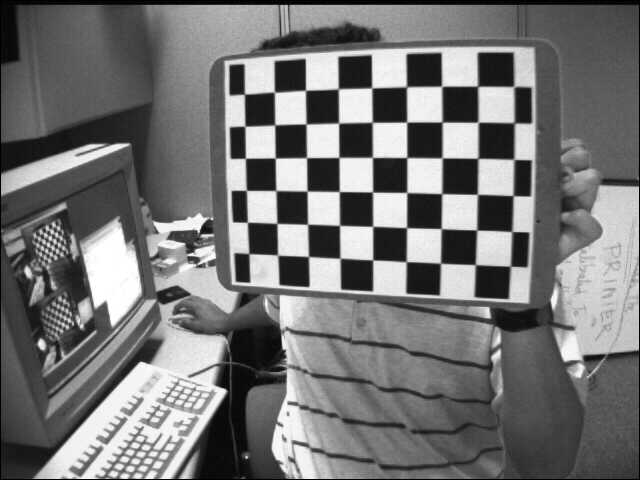
#> input picture imgs/calibration/left01.jpg, 640 x 480 px; its folder holds 4 pictures in this run
$ jupyter execute --allow-errors 'Camera Calibration.ipynb'   (shell and % lines are left out)   (older library calls are emulated)
#> lines starting #> are read from the running program, lines starting #| are printed output that depends on the picture; long printed decimals are rounded
# Camera Calibration

As before we start with setting up the environment and a simple helper function to display images.

[cell 1]
# Import matplotlib to display images
import matplotlib.pyplot as plt
# Set the default size of the figures to be
# width 18.0 and height 13.0 units.
plt.rcParams['figure.figsize'] = (18.0, 13.0)

# Import NumPy in order to execute array operations efficiently.
import numpy as np

# Enable the OpenCV 3 module. The module name is not changed to
# cv3 yet which could be quite confusing sometimes.
import cv2

# This is a helper function which displays an OpenCV image
def display(img):
    # OpenCV stores images in B G R sequence, so we need
    # to explicitly convert it to R G B in order to plot
    # with matplotlib
    img = cv2.cvtColor(img, cv2.COLOR_BGR2RGB)
    plt.imshow(img)

## Loading Images

Read all images which will be used for calibration. There are 28 images in total for both the left and the right camera.

[cell 2]
# The images in this tutorial are from the OpenCV sample data

from os import walk

# This is the path where the images are stored
path = "./imgs/calibration/"
files = []
for (dirpath, dirnames, filenames) in walk(path):
    files.extend(filenames)
    break


# Read all images and store them in two arrays
files.sort()
left_images = [cv2.imread(path + f) for f in files if f.startswith("left")]
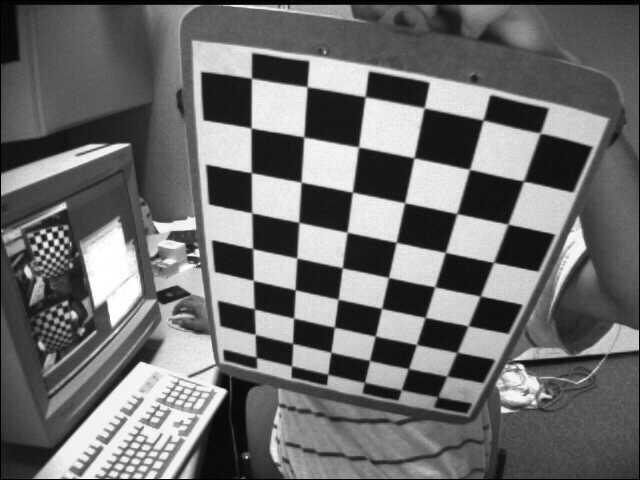
#> input picture imgs/calibration/left02.jpg, 640 x 480 px
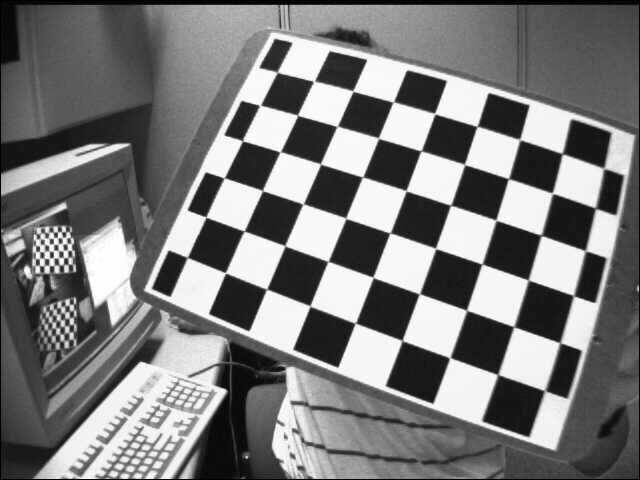
#> input picture imgs/calibration/left03.jpg, 640 x 480 px
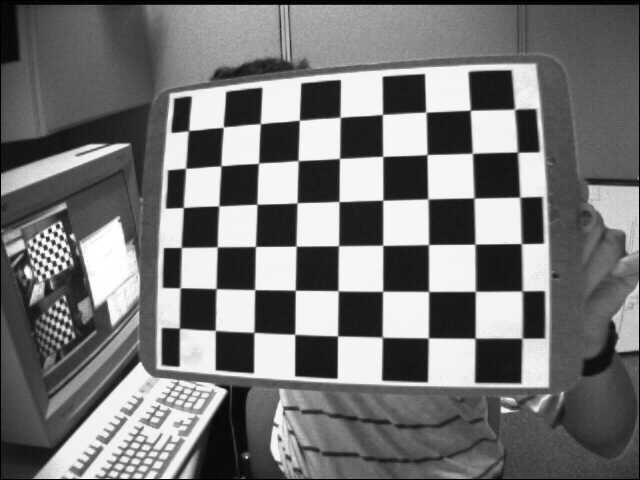
#> input picture imgs/calibration/left04.jpg, 640 x 480 px
#> left_images = 4 items
right_images = [cv2.imread(path + f) for f in files if f.startswith("right")]

# Display a pair of images from the stereo camera
plt.subplot(1, 2, 1)
display(left_images[2])
#> in display, img is the input picture: shape (480, 640, 3); min 0, max 255, mean 122.9
plt.subplot(1, 2, 2)
#> (the rest of this cell did not finish here and is left out)

## Single Camera Calibration

The camera calibration module in OpenCV works by analysing feature points with 3D coordinates known a priori. The camera parameters are estimated by projecting the 3D points on the image plane and minimising the error between the projections and the actually observed feature points. Typically, a chessboard pattern is used because it is easy to detect the corners of the black and white squares and it is easy to describe the 3D structure of the feature points. In order to obtain enough data for accurate calibration multiple views of the pattern are needed.

### Chessboard Initialisation

The chessboard in the images has 10x7 squares which results in 9x6 corners. We assume that the size of the square is one.

[cell 3]
# Set the size of the chessboard
board_h = 9
board_w = 6

# Initialise an array of 9x6 3D points which are (0, 0, 0)
board_pts = np.zeros((board_w * board_h, 3), np.float32)

# Set the x and y coordinate of each point to be the
# row and column of the chessboard corner. z is left to 0.
board_pts[:, :2] = np.mgrid[0:board_h, 0:board_w].T.reshape(-1, 2)

# You can print the array to see the 3D points describing the chessboard
# print(board_pts)

### Chessboard Corners

OpenCV provides a function to detect the chessboard corners.

[cell 4]
# Copy an image from the loaded ones
img = left_images[2].copy()

# Find the chessboard corners in the image. The function
# returns a boolean indicating whether the entire board
# was found and an array with the detected corners
found, corners = cv2.findChessboardCorners(img,                 # image to be processed
                                           (board_h, board_w))  # size of the chessboard
#> found = True; corners = 54 rows, first 8: [277.4, 72.53], [313.4, 81.56], [352.9, 91.05], [393.5, 101.9], [434.6, 113.5], [476.9, 126.7], [519.5, 139.5], [562.1, 154]
# Draw the detected chessboard
img = cv2.drawChessboardCorners(img,                 # image where to draw the cornerss
                                (board_h, board_w),  # size of the chessboard
                                corners,             # the detected cornes
                                found)               # flag indicating if the board was found

# Display the image with the detected corners
display(img)

### Calibration

OpenCV provides a function for single camera calibration which requires an array of 3D points and their observed locations in the image. The function estimates both the internal and the external parameters of the camera.

[cell 5]
# Initialise two empty arrays
obj_pts = [] # 3D points in real world scene
img_pts = [] # 2D points in image plane

# For each image taken by the left camera
for img in left_images:
    # Detect the chessboard corners
    found, corners = cv2.findChessboardCorners(img, (board_h, board_w))

    # Add the precalculated 3D board points
    obj_pts.append(board_pts)

    # Add the observed 2D points in the image
    img_pts.append(corners)
#> this loop made 4 passes
#> after the loop, img_pts = 4 items; obj_pts = 4 items

# Call the calibrateCamera function which optimises the
# reprojection error. The function returns:
#     retval - the final reprojection error
#     mtx    - the estimated camera projection matrix
#     dist   - the estimated distortion coefficients
#     rvecs  - the orientations of the camera with respect
#              to the chessboard for each image
#     tvecs  - the position of the camera with respect
#            - to the chessboard for each image
retval, mtx, dist, rvecs, tvecs = cv2.calibrateCamera(obj_pts,       # The 3D points
                                                      img_pts,       # The observed 2D projection on the image
                                                      img.shape[:2], # Size of the image
                                                      None,          # Initial camera matrix
                                                      None)          # Initial distortion coefficients
#> retval = 0.291; mtx = [[535.3, 0, 338.3], [0, 535.7, 239], [0, 0, 1]]; dist = [[-0.31, 0.219, 0.00161, -0.000134, -0.244]]; rvecs = ([0.173, 0.281, 0.0139], [0.422, 0.668, -1.34], [-0.271, 0.193, 0.356], [-0.106, 0.244, -0.000724]); tvecs = ([-2.89, -4.46, 15.95], [-2.23, 3.19, 14.19], [-1.5, -4.1, 12.69], [-3.84, -2.78, 13.21])

# Print the estimated intrinsic parameters
print("Reprojection error: ")
print(retval)
#| 0.2907
print("\n")

print("Camera intrinsic matrix: ")
print(mtx)
#| [[535.316   0.         338.306]
#|  [  0.         535.694 239.023]
#|  [  0.           0.           1.        ]]
print("\n")

### *Additional Material: Undistort Images

Once the intrinsic parameters of the camera are estimated we can compensate for lens distortion. OpenCV takes into account both radial and tangential distortion. Radial distortion results in the "fish-eye" effect and can be corrected by estimating an undistorted position for each $(x, y)$ pixel:

$$x_{corrected} = x(1 + k_1r^2 + k_2r^4 + k_3r^6)$$
$$y_{corrected} = y(1 + k_1r^2 + k_2r^4 + k_3r^6)$$

where $r$ is the distance from the image optical centre to pixel $(x, y)$ and $k_1$, $k_2$ and $k_3$ are the radial distortion coefficients. Tangential distortion occurs because the image taking lenses are not perfectly parallel to the imageing plane. It can be corrected with:

$$x_{corrected} = x + [2p_1xy + p_2(r^2 + 2x^2)]$$
$$y_{corrected} = y + [p_1(r^2 + 2y^2) + 2p_2xy]$$

where $p_1$ and $p_2$ are tangential distortion coefficients.
The code bellow demonstrates how to undistorted an image using the distortion coefficients calculated by during calibration.

[cell 6]
# Show a stright line on the original image
plt.subplot(1, 2, 1)
# Copy one of the loaded images
img = left_images[2].copy()
# Detect the corners
found, corners = cv2.findChessboardCorners(img, (board_h, board_w))
# Draw a line along the first row of corners on the chessboard
img = cv2.line(img, tuple(corners[0].ravel()), tuple(corners[8].ravel()), (255, 0, 255), 2)
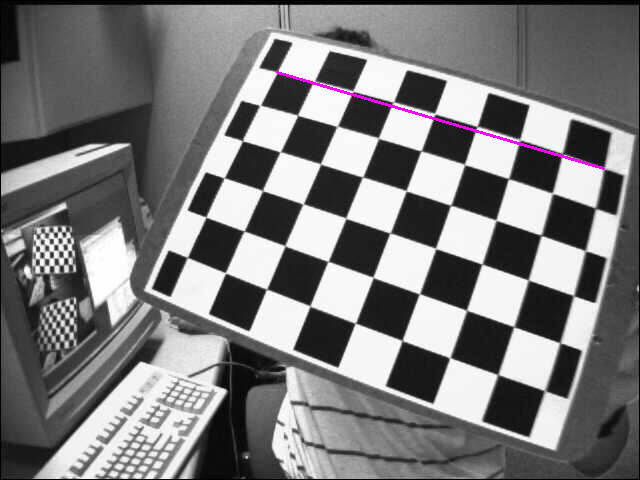
#> img: shape (480, 640, 3); mean of channels 0, 1, 2 123.2, 122.4, 123.2; drawn as B, G, R
# Display the image
display(img)

# Show a stright line on the undistorted image
plt.subplot(1, 2, 2)
# Undistort one of the loaded images
img  = cv2.undistort(left_images[2], # the image to be undistorted
                     mtx,            # the camera matrix
                     dist)           # the distortion coefficients
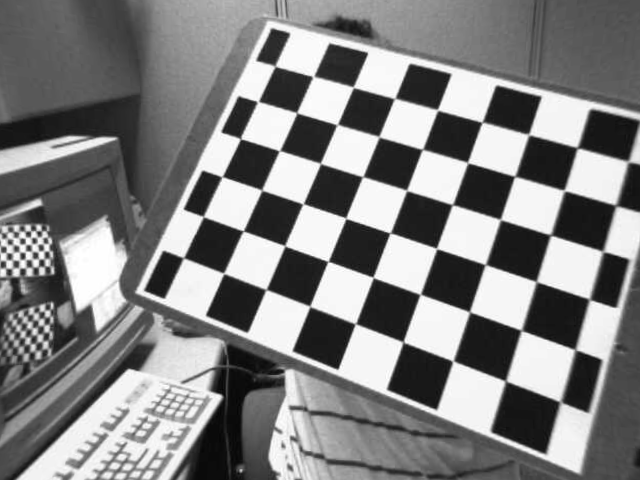
#> img: shape (480, 640, 3); min 2, max 255, mean 129.7
# Detect the corners in the undistorted image
found, corners = cv2.findChessboardCorners(img, (board_h, board_w))
#> corners = 54 rows, first 8: [275.8, 66.85], [313.5, 76], [352.7, 86.67], [394.5, 98.07], [438.1, 109.8], [481.6, 122.9], [528.6, 132.6], [576.8, 148.2]
# Draw a line along the first row of corners on the chessboard
img = cv2.line(img, tuple(corners[0].ravel()), tuple(corners[8].ravel()), (255, 0, 255), 2)
# Display the image
display(img)

### Project 3D Points

Given the camera intrinsic and extrinsic parameters we can project 3D points to the image.

[cell 7]
# Copy one of the second image
img = left_images[2].copy()

# Detect the corners in the image
found, corners = cv2.findChessboardCorners(img, (board_h, board_w))
#> corners = 54 rows, first 8: [277.4, 72.53], [313.4, 81.56], [352.9, 91.05], [393.5, 101.9], [434.6, 113.5], [476.9, 126.7], [519.5, 139.5], [562.1, 154]

# Create three points along the 3D axes
axes = np.float32([[3,0,0], [0,3,0], [0,0,-3]]).reshape(-1,3)

# Project the 3D points to the image plane
img_pts, _ = cv2.projectPoints(axes,      # 3D points to be projected
                               rvecs[2],  # Orientation of the camera in the second image
                               tvecs[2],  # Position of the camera in the second image
                               mtx,       # Camera matrix
                               dist)      # Distortion coefficients
#> img_pts = [[393.1, 102], [224.4, 178.2], [242.5, -9.76]]

# Draw lines between the (0, 0, 0) corner and the projected points
origin = tuple(corners[0].ravel())
#> origin = (277.4, 72.53)
img = cv2.line(img,                        # image where to draw the line
               origin,                     # first point of the line
               tuple(img_pts[0].ravel()),  # second point of the line
               (255,0,0),                  # (B, G, R) color
               3)                          # width of the line
img = cv2.line(img, origin, tuple(img_pts[1].ravel()), (0,255,0), 3)
img = cv2.line(img, origin, tuple(img_pts[2].ravel()), (0,0,255), 3)
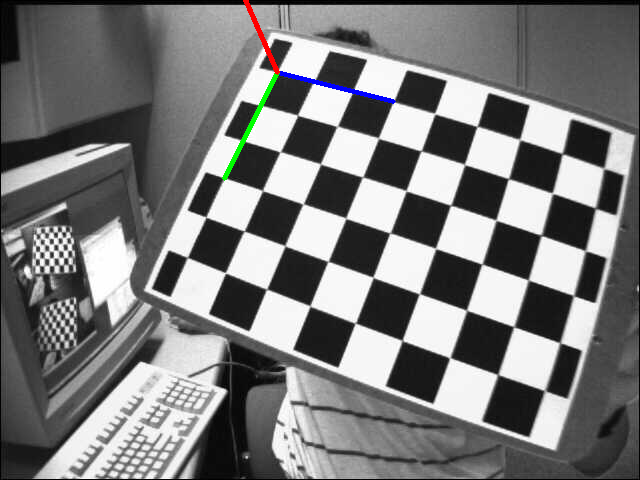
#> img: shape (480, 640, 3); mean of channels 0, 1, 2 122.5, 122.6, 122.4; drawn as B, G, R

# Show the image
display(img)

## Fundamental Matrix Estimation

OpenCV has a built in function to estimate the fundamental matrix of a stereo camera given only corresponding pixels. Several algorithms are available. Try each one and observe the resultin epilines.

[cell 8]
# Find the corners of the board in the left and the right image
_, left_corners = cv2.findChessboardCorners(left_images[2], (board_h, board_w))
#> left_corners has the same summary as corners
#> (the rest of this cell did not finish here and is left out)

## *Additional Material: Stereo Camera Calibration

More often the fundamental matrix is calculated by calibrating the stereo images. Once the stereo camera is calibrated the images can be rectified such that the epilines are horizontal an the corresponding pixels are at the same row in the image.

[cell 9]
obj_pts = [] # 3D points in the real world scene
left_pts = [] # 2D points in the left image plane
right_pts = [] # 2D points in the right image plane

# Get the size of the image
img_sz = (left_images[0].shape[1], left_images[0].shape[0])
#> img_sz = (640, 480)

# For each pair of left and right image
for left_img, right_img in zip(left_images, right_images):
    # Detect the corners in the left image
    left_found, left_corners = cv2.findChessboardCorners(left_img, (board_h, board_w))
    # Detect the corners in the right image
    right_found, right_corners = cv2.findChessboardCorners(right_img, (board_h, board_w))

    # Add the precalculated 3D board points
    obj_pts.append(board_pts)

    # Add the observed 2D points in the left image
    left_pts.append(left_corners)

    # Add the observed 2D points in the right image
    right_pts.append(right_corners)
#> this loop made 0 passes
#> after the loop, left_pts = []; obj_pts = []; right_pts = []

# Calibrate the left and the right cameras individually as shown before
#> (the rest of this cell did not finish here and is left out)
